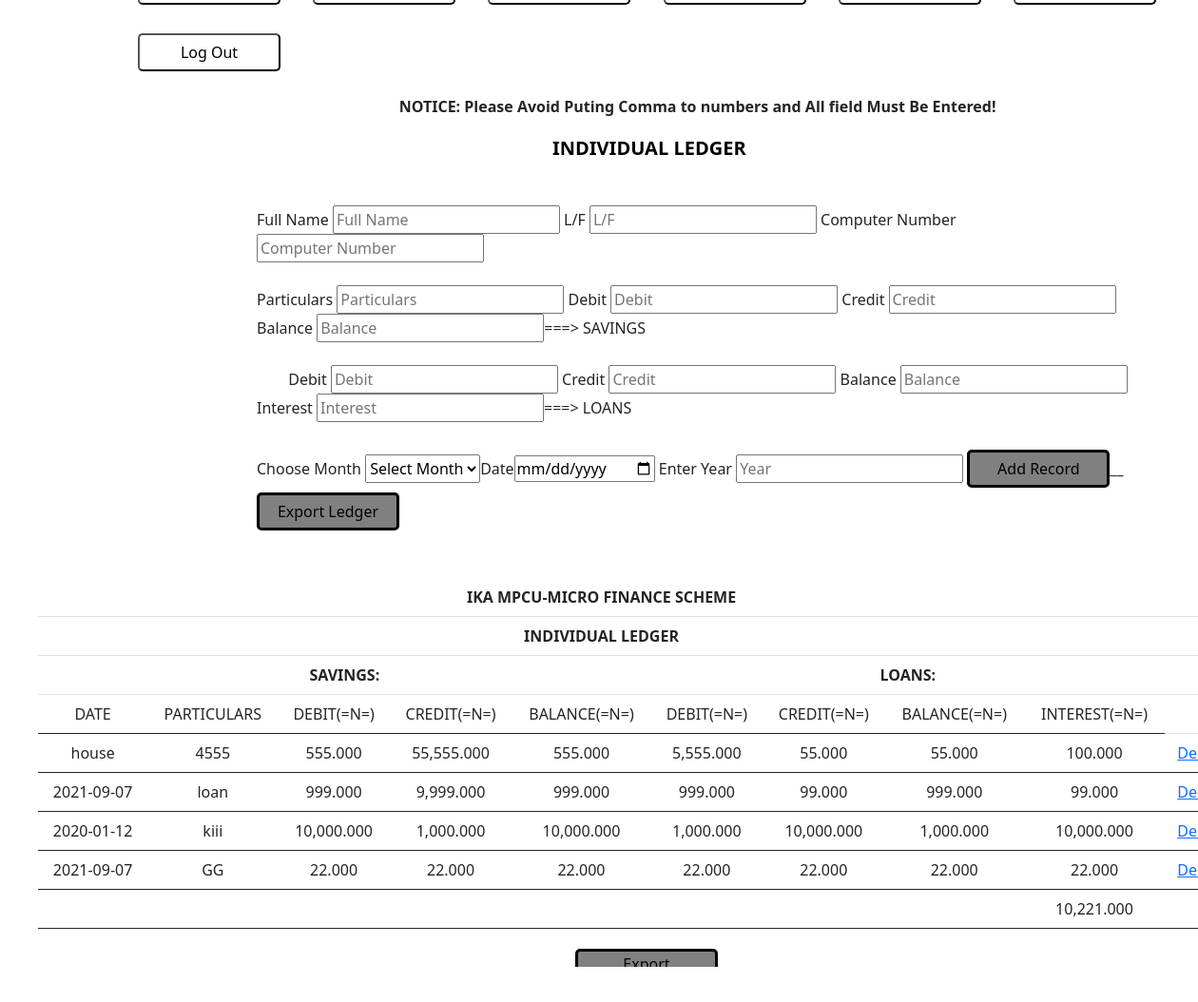
Page /Savings_Loan.php on the committed database.
### tables this page shows
CREATE TABLE `individualledgger` (
  `SN` int(11) NOT NULL,
  `Date` varchar(100) NOT NULL,
  `parti` varchar(100) NOT NULL,
  `debit` text NOT NULL,
  `credit` text NOT NULL,
  `cash` text NOT NULL,
  `debit1` text NOT NULL,
  `credit1` text NOT NULL,
  `cash1` text NOT NULL,
  `interest` text NOT NULL,
  `month` text NOT NULL
);

### Savings_Loan.php (the view, shortened to what this page needs)
<?php
require_once("connection_link.php");
$query = " select * from individualledgger";
$result = mysqli_query($con,$query);
?>
<!DOCTYPE html PUBLIC "-//W3C//DTD XHTML 1.0 Transitional//EN" "http://www.w3.org/TR/xhtml1/DTD/xhtml1-transitional.dtd">
<html xmlns="http://www.w3.org/1999/xhtml">
<head>
<link rel="stylesheet" href="./css/style.css">
<link href="https://cdn.jsdelivr.net/npm/bootstrap@5.0.2/dist/css/bootstrap.min.css" rel="stylesheet">
<link rel="stylesheet" href="https://unpkg.com/bootstrap-table@1.18.3/dist/bootstrap-table.min.css">
</head>
    <div class="header_new1">
    <div class="flex_cont">
        <div class="flex_grid">
        <button onClick="window.location.href='./Home.html'"class="Home">Home Page</button>
            <button onClick="window.location.href='./Admin.html'" class="Home">Register User</button>
            <button onClick="window.location.href='./Registration.html'"class="Home">Register Client</button>
            <button onClick="window.location.href='./General_Ledger.php'"class="Home">General Ledger</button>
            <button onClick="window.location.href='./Cash_Transactions.php'"class="Home">Cash Transaction</button>
            <button onClick="window.location.href='./Savings_Loan.php'" class="Home">Individual Ledger</button>
            <button onClick="window.location.href='./index.html'" class="Home">Log Out</button>
        </div>
    </div>
    </div>
<body>
<div class="form_Client2" >
<p><b>NOTICE: Please Avoid Puting Comma to numbers and All field Must Be Entered!</b></p>
        <div>
        <button class="Preg1">INDIVIDUAL LEDGER</button><br><br>
    </div>
    <div class="search_cash">
               <form action="Addledger.php" method="post">
               <label for="Fullname">Full Name</label>
                <input type="text" name="Fullname" placeholder="Full Name" required/>
                <label for="LF">L/F</label>
                <input type="text"  name="LF" placeholder="L/F" required/>
                <label for="Comp_number">Computer Number</label>
                <input type="text" name="comp_number" placeholder="Computer Number" required/><br><br>
                <label for="Particulars">Particulars</label>
                <input type="text" name="parti" placeholder="Particulars" required/>
                <label for="Particulars">Debit</label>
                <input type="text" onblur="Add();" id="Num" name="debit" value="" id ="debit" placeholder="Debit" required/>
                <label for="Particulars">Credit</label>
                <input type="text" onblur="Add();" id="Num1" value="" name="credit" id="credit" placeholder="Credit" required/>
                <label for="Particulars">Balance</label>
                <input type="text"id="" name="balance" value="" placeholder="Balance" required/>===> SAVINGS<br><br>
                &nbsp&nbsp&nbsp&nbsp&nbsp&nbsp&nbsp&nbsp<label for="Particulars">Debit</label>
                <input type="text" value="" name="debitN" placeholder="Debit" required/>
                <label for="Particulars">Credit</label>
                <input type="text" name="creditN" placeholder="Credit" required/>
                <label for="Particulars">Balance</label>
                <input type="text" value="" name="balanceN" placeholder="Balance" required/>
                <label for="Particulars">Interest</label>
                <input type="text" name="interest" placeholder="Interest" required/>===> LOANS<br><br>
                <label for="Month">Choose Month</label> <select class="Pnum" name="Pselect">
          <option value="">Select Month</option>
      </select><label for="date">Date  </label><input type="date" name="new_date">
      <label for="Year">Enter Year</label>
                <input type="text" name="Year" placeholder="Year" required/>
                <button name="submit" id="submit" class="Home2">Add Record</button>__<button onClick="window.location.href='./New_ledger_trans.php'" name="submit" id="new_trans" class="Home2">Export Ledger</button>
               </form>
           </div>
    </div>
<div class="table" id="table">
<table id="table" style="width:100%" class="table" border="1">
<thead>
<tr>
    <th colspan="9">IKA MPCU-MICRO FINANCE SCHEME</th>
    </tr>
    <tr><th colspan="9">INDIVIDUAL LEDGER</th></tr>
<tr>
  <th colspan="5">SAVINGS:</th>
  <th colspan="4">LOANS:</th>
</tr>
<b><tr>
<td>DATE</td>
<td>PARTICULARS</td>
<td>DEBIT(=N=)</td>
<td>CREDIT(=N=)</td>
<td>BALANCE(=N=)</td>
<td>DEBIT(=N=)</td>
<td>CREDIT(=N=)</td>
<td>BALANCE(=N=)</td>
<td>INTEREST(=N=)</td>
</tr></b>
<thead>
<?php
$total_qty6 = 0;
while($row = mysqli_fetch_assoc($result))
{
      $SN = $row['SN'];
     $Interest = $row['interest'];
?>
<tr>
		<td><?php echo $row['Date']?></td>
        <td><?php echo $row['parti']?></td>
        <td><?php echo number_format($row['debit'], 3);?></td>
        <td><?php echo number_format($row['credit'], 3);?></td>
        <td><?php echo number_format($row['cash'], 3);?></td>
        <td><?php echo number_format($row['debit1'], 3);?></td>
        <td><?php echo number_format($row['credit1'], 3);?></td>
        <td><?php echo number_format($row['cash1'], 3);?></td>
        <td><?php echo number_format($row['interest'], 3);?></td>
        <td><a href ="delete_n.php?Del=<?php echo $SN ?>">Delete</a></td>
	</tr>
<?php
$total_qty6 += $Interest;
}
?>
<tr>
<td></td>
<td></td>
<td></td>
<td></td>
<td></td>
<td></td>
<td></td>
<td></td>
<td><?php echo number_format($total_qty6, 3); ?></td>
	</tr>
</table>
<button onclick="exportToExcel('table')"  class="Home2">Export Transaction</button>
</div>
</body>
</html>

### css/style.css (style rules this page uses)
.search_cash { margin-top: 20px; border: 1px solid #dbdbdb; }
.Preg1 { border: white; background-color: white; margin-top: 0px; font-weight: bold; margin-left: 355px; font-size: 20px; }
.form_Client2 { margin-top: 60px; margin-left: 220px; }
.Pnum { height: 30px; }
.table { border: black; margin-right: 70px; margin-left: 50px; margin-top: 50px; text-align: center; align-items: center; justify-items: center; }
.Home2 { height: 40px; width: 150PX; background-color: gray; margin-top: 5px; border-radius: 5px; justify-items: center; align-items: center; cursor: pointer; margin-left: 0px; border: 3px solid black; }
.Home { height: 40px; width: 150PX; background-color: white; border-radius: 5px; margin: 15PX; justify-items: center; align-items: center; cursor: pointer; }
.search_cash { display: flex; margin-right: 50px; margin-left: 50px; border: white; }
.flex_grid { padding-top: 100px; margin-bottom: 100px; }
.flex_cont { display: flex; flex-direction: row; justify-items: center; align-items: center; height: 40px; margin: 0px; margin-left: 130px; }

### rows in the picture
individualledgger: Date "house", parti "4555", debit "555.000", credit "55,555.000", cash "555.000", debit1 "5,555.000", credit1 "55.000", cash1 "55.000", interest "100.000"
individualledgger: Date "2021-09-07", parti "loan", debit "999.000", credit "9,999.000", cash "999.000", debit1 "999.000", credit1 "99.000", cash1 "999.000", interest "99.000"
individualledgger: Date "2020-01-12", parti "kiii", debit "10,000.000", credit "1,000.000", cash "10,000.000", debit1 "1,000.000", credit1 "10,000.000", cash1 "1,000.000", interest "10,000.000"
individualledgger: Date "2021-09-07", parti "GG", debit "22.000", credit "22.000", cash "22.000", debit1 "22.000", credit1 "22.000", cash1 "22.000", interest "22.000"

### other values in the picture
$total_qty6 "10,221.000"
